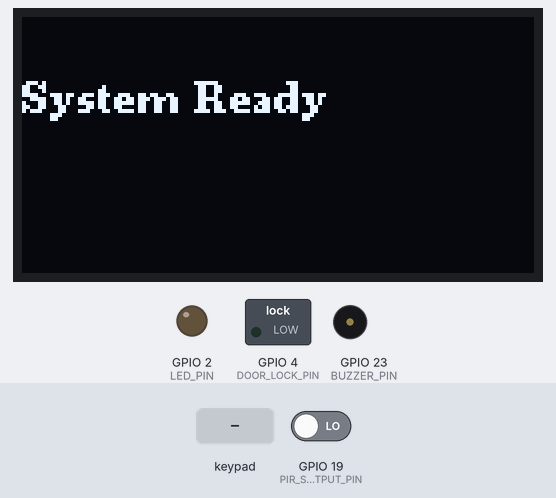
Bench run of a sketch on a simulated ESP32. On the bench: 128×64 one-colour display, switched loads named in the sketch (green lamp = pin HIGH), output pins drawn as LEDs (lit = HIGH), buzzer (waves = sounding, pin HIGH). The test bench sets the inputs (shaded band); at power-on: GPIO 19 (PIR_SENSOR_OUTPUT_PIN) LOW. What the sketch prints to the serial monitor is not drawn.

Above: at 1.2 s.
1.3 s: keypad keys 1 2 1 2 # pressed 0.4 s apart
At 3.2 s:
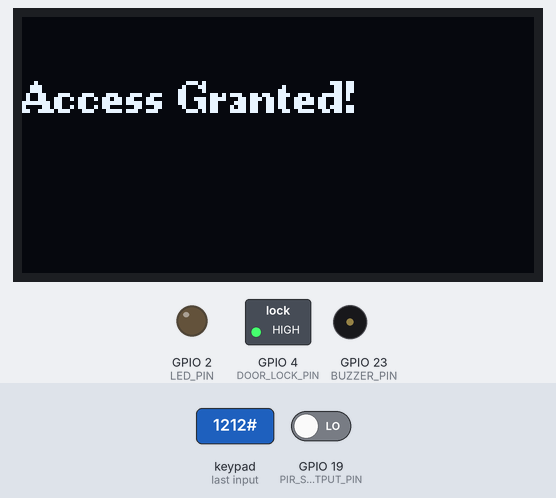
4.8 s: key 'A' pressed
At 7.1 s:
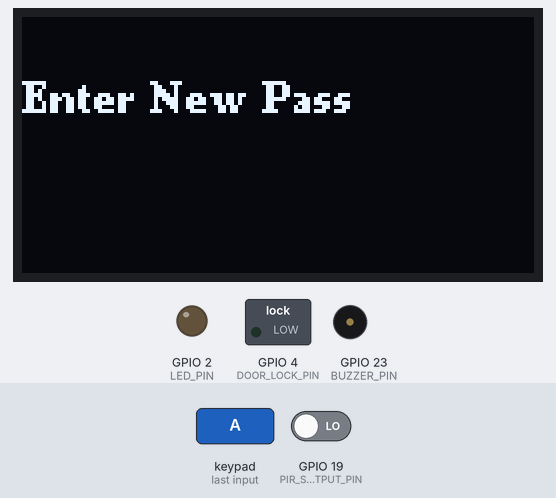
7.4 s: keypad keys 1 2 1 2 * pressed 0.4 s apart
At 10.1 s:
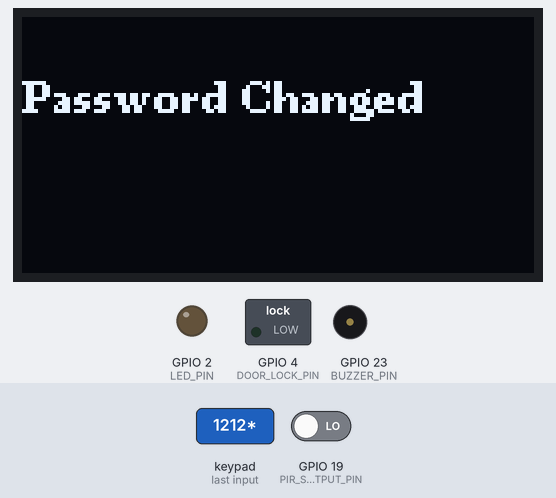
10.9 s: key 'B' pressed
At 11.4 s:
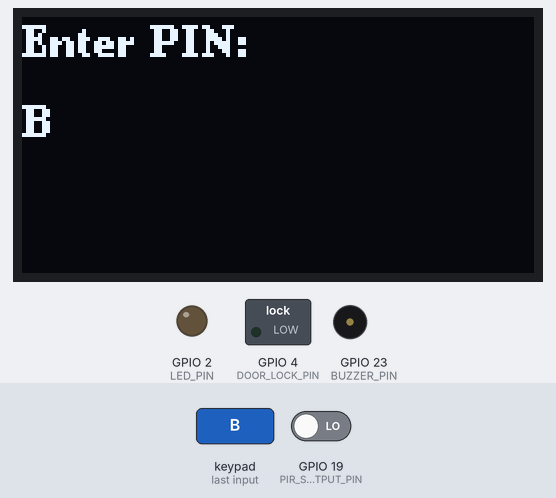
12.4 s: key 'C' pressed
At 12.9 s:
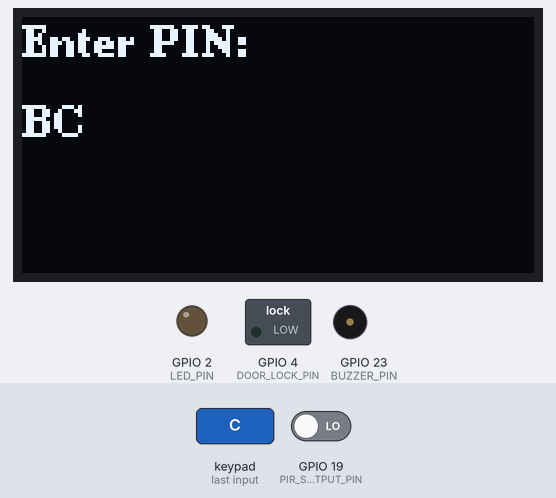
13.9 s: keypad keys 1 2 1 2 D pressed 0.4 s apart
At 16.2 s:
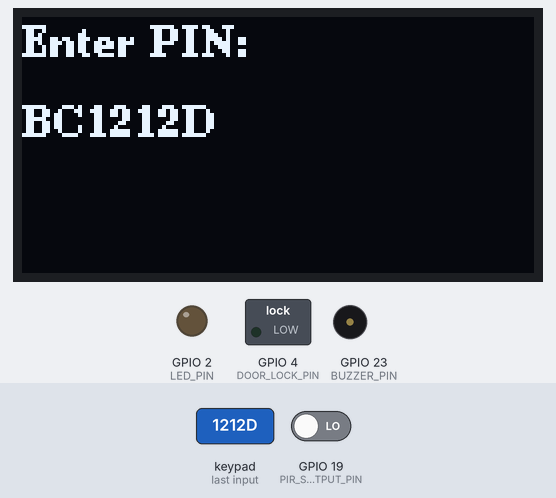
Timing chart, 0 to 17.7 s (numbered marks = the images above; inputs shaded):
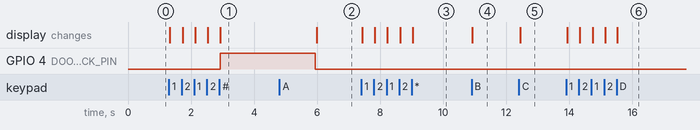

The sketch:

main.ino
```cpp
#define PIR_SENSOR_OUTPUT_PIN 19
#define BUZZER_PIN 23
#define LED_PIN 2  // Onboard LED
#define DOOR_LOCK_PIN 4

#include <Wire.h>
#include <Keypad.h>
#include <U8g2lib.h>

// OLED SH1106 via I2C
U8G2_SH1106_128X64_NONAME_F_HW_I2C u8g2(U8G2_R0, /* reset=*/ U8X8_PIN_NONE);

// Keypad setup
const byte ROWS = 4;
const byte COLS = 4;
char keys[ROWS][COLS] = {
   {'1', '2', '3', 'A'},
  {'4', '5', '6', 'B'},
  {'7', '8', '9', 'C'},
  {'*', '0', '#', 'D'}
};

byte rowPins[ROWS] = {13, 27, 26, 25};  // Adjust for your wiring
byte colPins[COLS] = {33, 32, 5, 18};   // Adjust for your wiring
Keypad keypad = Keypad(makeKeymap(keys), rowPins, colPins, ROWS, COLS);

// Password management
String password = "1212";
String input = "";
String newPassword = "";
bool isChangingPassword = false;

bool lastPIRState = LOW;
bool currentPIRState = LOW;

void setup() {
  pinMode(PIR_SENSOR_OUTPUT_PIN, INPUT);
  pinMode(BUZZER_PIN, OUTPUT);
  pinMode(LED_PIN, OUTPUT);

  Serial.begin(115200);
  Wire.begin(21, 22); // SDA = 21, SCL = 22
  u8g2.begin();
    pinMode(DOOR_LOCK_PIN, OUTPUT);      // ✅ Setup for door lock
  digitalWrite(DOOR_LOCK_PIN, LOW);   // ✅ Door locked initially

  showMessage("System Ready");
}

void loop() {
  currentPIRState = digitalRead(PIR_SENSOR_OUTPUT_PIN);

  // Detect rising edge (LOW → HIGH)
  if (currentPIRState == HIGH && lastPIRState == LOW) {
    Serial.println("🚶 Motion Detected!");

    digitalWrite(LED_PIN, HIGH);
    tone(BUZZER_PIN, 2000);
    delay(300);  // short beep
    noTone(BUZZER_PIN);
    digitalWrite(LED_PIN, LOW);
  }

  lastPIRState = currentPIRState;

  char key = keypad.getKey();

  if (key) {
    Serial.print("Key Pressed: ");
    Serial.println(key);

    if (isChangingPassword) {
      if (key == '*') {
        if (newPassword.length() >= 4) {
          password = newPassword;
          showMessage("Password Changed");
          Serial.println("Password changed.");
        } else {
          showMessage("Min 4 digits");
          Serial.println("Too short.");
        }
        newPassword = "";
        isChangingPassword = false;
      } else {
        newPassword += key;
        showMessage("New: " + newPassword);
      }
    } else {
      if (key == 'A') {
        isChangingPassword = true;
        newPassword = "";
        showMessage("Enter New Pass");
      } else if (key == '*') {
        input = "";
        showMessage("Input Cleared");
      } else if (key == '#') {
        checkPassword();
      } else {
        input += key;
        showInput();
      }
    }
  }
}

void checkPassword() {
  if (input == password) {
    Serial.println("Access Granted");
    showMessage("Access Granted!");
    // Optionally trigger relay or unlock
    digitalWrite(DOOR_LOCK_PIN, HIGH);   // ✅ Unlock door
    delay(3000);                         // Keep door unlocked for 3 seconds
    digitalWrite(DOOR_LOCK_PIN, LOW);
  } else {
    Serial.println("Wrong Password");
    showMessage("Wrong Password!");
  }
  input = "";
}

void showMessage(String msg) {
  u8g2.clearBuffer();
  u8g2.setFont(u8g2_font_ncenB08_tr);
  u8g2.drawStr(0, 24, msg.c_str());
  u8g2.sendBuffer();
}

void showInput() {
  u8g2.clearBuffer();
  u8g2.setFont(u8g2_font_ncenB08_tr);
  u8g2.drawStr(0, 10, "Enter PIN:");
  u8g2.drawStr(0, 30, input.c_str());
  u8g2.sendBuffer();
}
```

Measured:
- after the input at 1.3 s, GPIO 4 (DOOR_LOCK_PIN): LOW → HIGH after 1.6 s; the display: first changes at once (image 1 shows a later state)
- after the input at 4.8 s, the display: changes after 1.2 s (image 2)
- after the input at 7.4 s, the display: first changes at once (image 3 shows a later state)
- after the input at 10.9 s, the display: changes at once (image 4)
- after the input at 12.4 s, the display: changes at once (image 5)
- after the input at 13.9 s, the display: first changes at once (image 6 shows a later state)
